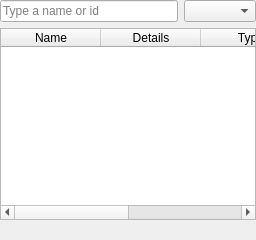
<?xml version="1.0" encoding="UTF-8"?>
<ui version="4.0">
 <class>LookupForm</class>
 <widget class="QWidget" name="LookupForm">
  <layout class="QVBoxLayout" name="verticalLayout">
   <property name="leftMargin">
    <number>0</number>
   </property>
   <property name="topMargin">
    <number>0</number>
   </property>
   <property name="rightMargin">
    <number>0</number>
   </property>
   <property name="bottomMargin">
    <number>0</number>
   </property>
   <item>
    <layout class="QHBoxLayout" name="topRow" stretch="1,0">
     <item>
      <widget class="QLineEdit" name="search">
       <property name="placeholderText">
        <string>Type a name or id</string>
       </property>
       <property name="clearButtonEnabled">
        <bool>true</bool>
       </property>
      </widget>
     </item>
     <item>
      <widget class="QComboBox" name="filter"/>
     </item>
    </layout>
   </item>
   <item>
    <widget class="QTableWidget" name="table">
     <property name="editTriggers">
      <set>QAbstractItemView::NoEditTriggers</set>
     </property>
     <property name="selectionBehavior">
      <enum>QAbstractItemView::SelectRows</enum>
     </property>
     <attribute name="horizontalHeaderStretchLastSection">
      <bool>true</bool>
     </attribute>
     <attribute name="verticalHeaderVisible">
      <bool>false</bool>
     </attribute>
     <column>
      <property name="text">
       <string>Name</string>
      </property>
     </column>
     <column>
      <property name="text">
       <string>Details</string>
      </property>
     </column>
     <column>
      <property name="text">
       <string>Type</string>
      </property>
     </column>
     <column>
      <property name="text">
       <string>Id</string>
      </property>
     </column>
    </widget>
   </item>
   <item>
    <widget class="QLabel" name="note">
     <property name="styleSheet">
      <string notr="true">color: #808080;</string>
     </property>
     <property name="text">
      <string/>
     </property>
    </widget>
   </item>
  </layout>
 </widget>
 <resources/>
 <connections/>
</ui>
